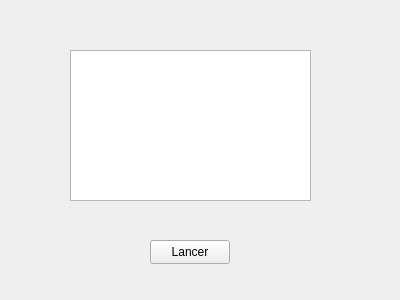
<?xml version="1.0" encoding="UTF-8"?>
<ui version="4.0">
 <class>widget</class>
 <widget class="QWidget" name="widget">
  <property name="geometry">
   <rect>
    <x>0</x>
    <y>0</y>
    <width>400</width>
    <height>300</height>
   </rect>
  </property>
  <property name="windowTitle">
   <string>widget</string>
  </property>
  <widget class="QPushButton" name="pushButton_Lancer">
   <property name="geometry">
    <rect>
     <x>150</x>
     <y>240</y>
     <width>80</width>
     <height>24</height>
    </rect>
   </property>
   <property name="text">
    <string>Lancer</string>
   </property>
  </widget>
  <widget class="QTextEdit" name="textEdit">
   <property name="geometry">
    <rect>
     <x>70</x>
     <y>50</y>
     <width>241</width>
     <height>151</height>
    </rect>
   </property>
  </widget>
 </widget>
 <layoutdefault spacing="6" margin="11"/>
 <resources/>
 <connections/>
</ui>
